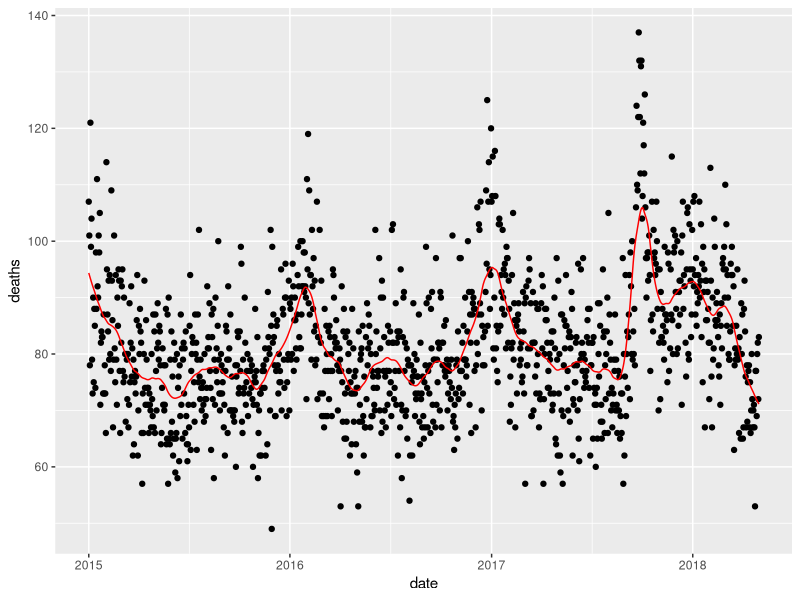
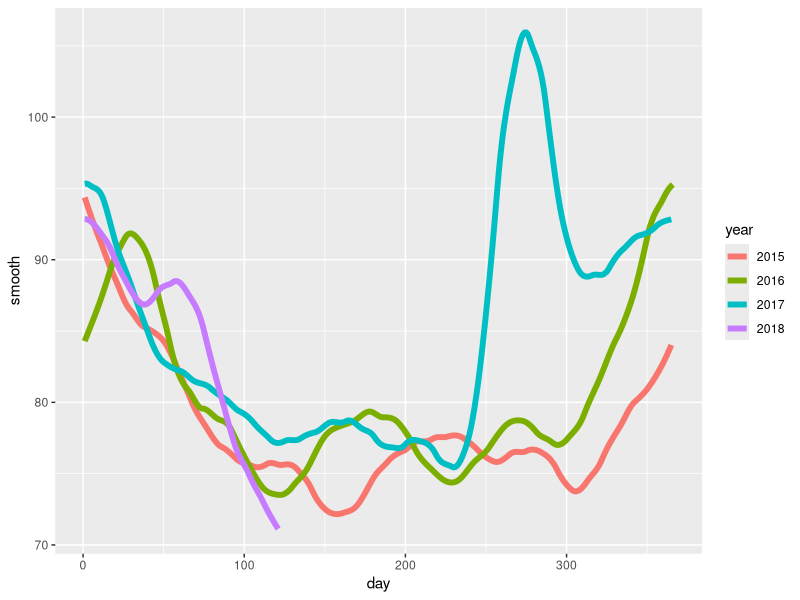
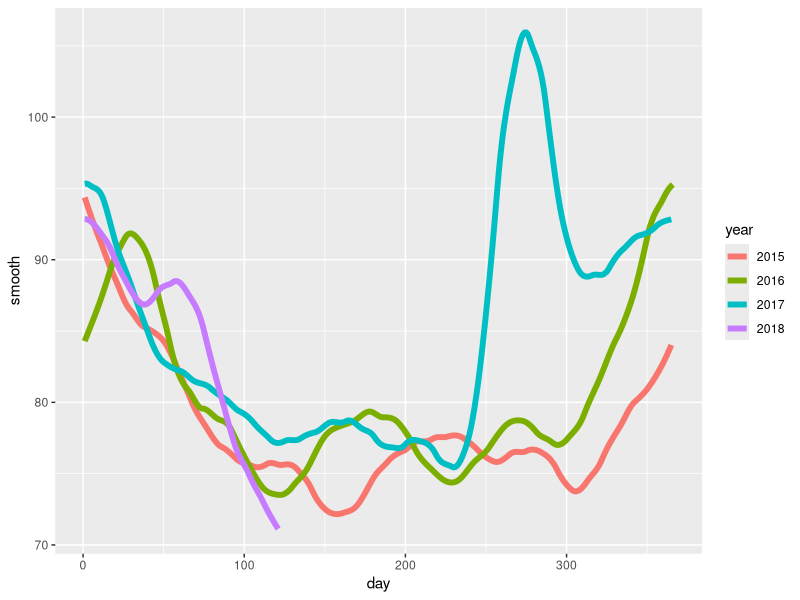

Generate these figures, in order, with R: (Note: this script raises an error after producing the figures.)
#8.machine learning - 3.2 smoothing assessment

#q1 in a previous section, we used this code to obtain mortality count in Puerto Rico for 2015-2018
library(tidyverse)
library(lubridate)
library(purrr)
library(pdftools)

fn <- system.file("extdata", "RD-Mortality-Report_2015-18-180531.pdf", package="dslabs")
dat <- map_df(str_split(pdf_text(fn), "\n"), function(s){
  s <- str_trim(s)
  header_index <- str_which(s, "2015")[1]
  tmp <- str_split(s[header_index], "\\s+", simplify = TRUE)
  month <- tmp[1]
  header <- tmp[-1]
  tail_index  <- str_which(s, "Total")
  n <- str_count(s, "\\d+")
  out <- c(1:header_index, which(n==1), which(n>=28), tail_index:length(s))
  s[-out] %>%
    str_remove_all("[^\\d\\s]") %>%
    str_trim() %>%
    str_split_fixed("\\s+", n = 6) %>%
    .[,1:5] %>%
    as_tibble() %>% 
    setNames(c("day", header)) %>%
    mutate(month = month,
           day = as.numeric(day)) %>%
    gather(year, deaths, -c(day, month)) %>%
    mutate(deaths = as.numeric(deaths))
}) %>%
  mutate(month = recode(month, "JAN" = 1, "FEB" = 2, "MAR" = 3, "APR" = 4, "MAY" = 5, "JUN" = 6, 
                        "JUL" = 7, "AGO" = 8, "SEP" = 9, "OCT" = 10, "NOV" = 11, "DEC" = 12)) %>%
  mutate(date = make_date(year, month, day)) %>%
  dplyr::filter(date <= "2018-05-01")

#use loess function to obtain a smooth estimate of the expected number of deaths as a function of date.
#plot the resulting smooth funtion.  Make the span ~60 days long and use degree = 1
span <- 60/as.numeric(diff(range(dat$date))) #creating span - use 60 days and difference of range of dates after converting to numeric
fit <- dat %>% mutate(x = as.numeric(date)) %>% #convert date to numeric
  loess(deaths ~ x, degree=1, span = span, data = .) #use loess to create prediction

dat %>% mutate(smooth = predict(fit, as.numeric(date))) %>% # add prediction called "smooth" this will be the line
  ggplot() + 
  geom_point(aes(date, deaths)) + #plot all points
  geom_line(aes(date, smooth), color = "red") # plot line called smooth


#Q2 write code for splotting smooth estimates vs day, on same plot, with different colors for years
dat %>% mutate(smooth = predict(fit, as.numeric(date)), day = yday(date), year = as.character(year(date))) %>%
  ggplot(aes(day, smooth, col = year)) +
  geom_line(lwd = 2)

#OR

dat %>% mutate(smooth = predict(fit, as.numeric(date)), day = yday(date)) %>%
  ggplot(aes(day, smooth, col = year)) +
  geom_line(lwd = 2)

#Q3 we want to predict 2s and 7s in the mnist_27 dataset with just the second covariate.  
library(broom)
library(caret)
mnist_27$train %>% glm(y ~ x_2, family = "binomial", data = .) %>% tidy() #x_2 is not significant (see p value)
qplot(x_2, y, data = mnist_27$train) #scatterplot not helpful, y is binary

mnist_27


# fit loess line with degree =1 to the data to predict 2s and 7s in the mnist$test dataset with only second covariate. 
#what is the accuracy?
train <- mnist_27$train %>%
  mutate(y1 = ifelse(y=="7", 1, 0))
fit <- loess(y1 ~ x_2, degree=1, data= train)
p_hat <- predict(fit, newdata = mnist_27$test, type = "response")
y_hat <- factor(ifelse(p_hat > 0.5, "7", "2"))

confusionMatrix(y_hat, mnist_27$test$y)$overall[["Accuracy"]]
